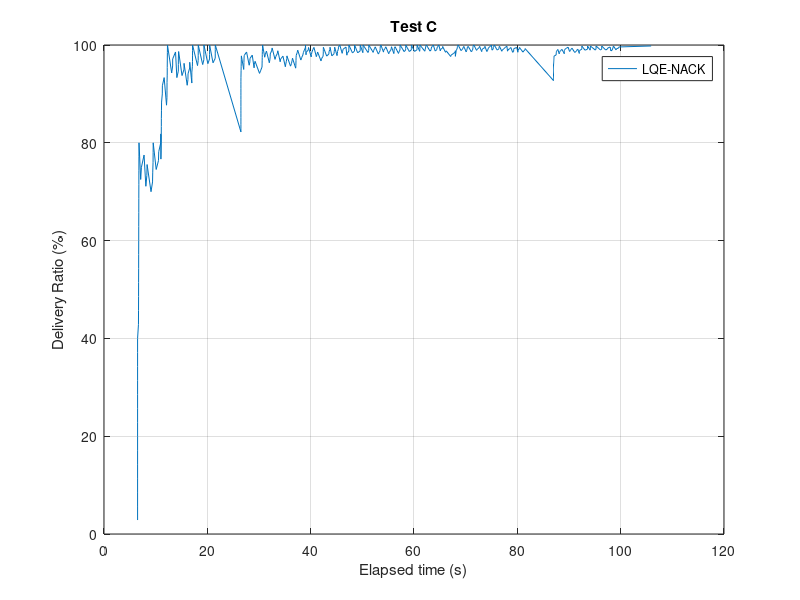
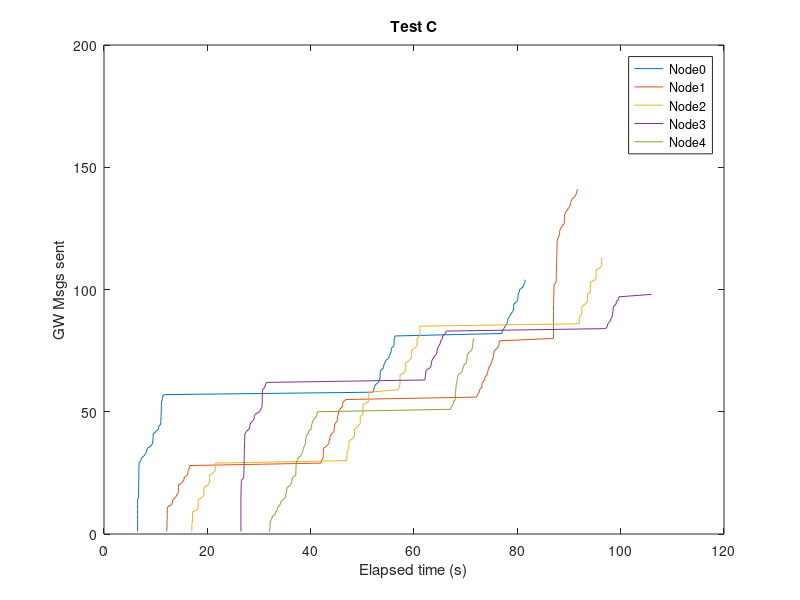
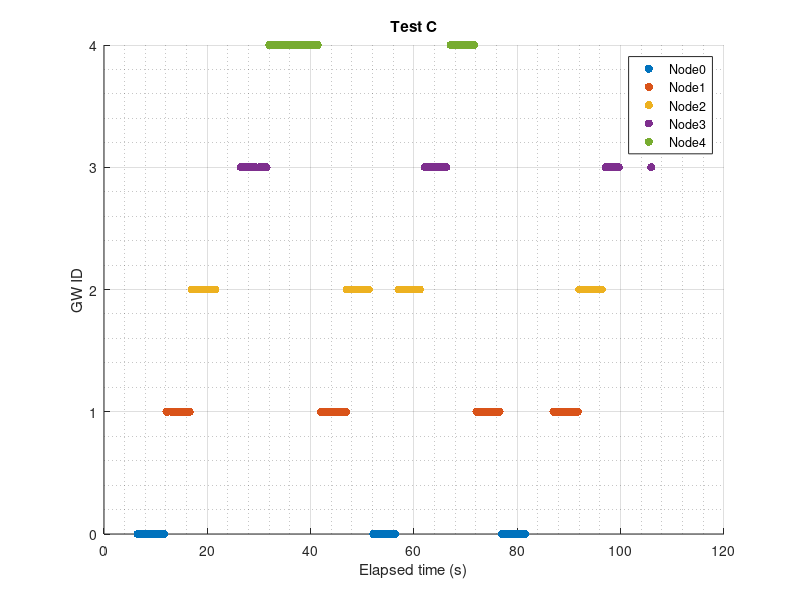

These figures' MATLAB source, in order:
%% Calculate Redudant Overhead 
close all; clear;clc; 
Nnodes=5;   %N� nodes generating msgs every second
maxT_sen=100;    %Time when nodes stop generating msgs+1


%% 

% Node[0]
%n0_sentNACK=textread('GwTimeRec.txt','%s');
name_rec=textread('ReachedGwName.txt','%s');
%
time_recC = fopen('GwTimeRec.txt','r');    %Name of the file with the receveid times
formatSpec = '%f';
time_rec = fscanf(time_recC,formatSpec);
fclose(time_recC);
%
%
i=1;
j=1;
countNACK=0;
gg=0;
while i<length(name_rec)
    j=i;
    while j<length(name_rec)
        if (strcmp(name_rec(i),name_rec(j)) && i~=j && ~strcmp(name_rec(i),{''}))
            %name_rec(i);          
            countNACK=countNACK+1;
            %name_rec(j)={''};
            %display('if');
            
            time_rec(j)=[];
            name_rec(j)=[];
        %end 
        else
            j=j+1;
        end
        %display('while2');
    end
    i=i+1;
    %display('while1');
end
display('ok');
%
count=1:1:length(time_rec);
i=1;
j=1;
while i<length(time_rec)+1
    j=fix(time_rec(i))+1;
    if fix(time_rec(i))>=maxT_sen
        j=maxT_sen;
    end
    drGW(i)=count(i)/(Nnodes*j)*100;
    i=i+1;
end
display('End calc DR')
plot(time_rec,drGW)
xlabel('Elapsed time (s)');
ylabel('Delivery Ratio (%)');
title('Test C');
legend('LQE-NACK');
grid on;
%
hold off;
savefig('plotC_DR_GW')
display('Success:');
drGW(length(drGW))
display('Data Overhead:');
countNACK

%% 
%Verificar nº de gws
% % %
% Node[0]
%n0_sentNACK=textread('GwTimeRec.txt','%s');
name_recs=textread('ReachedGwSpcs.txt','%s');
%
name_recss=name_recs;
name_recsDoub=str2double(name_recs);
%
i=1;
j=1;
countREP=0;
gg=0;
%gw=1:1:Nnodes;
while i<length(name_recs)
    j=i;
    while j<length(name_recs)
        if (strcmp(name_recs(i),name_recs(j)) && i~=j && ~strcmp(name_recs(i),{''}))
            %name_rec(i);          
            countREP=countREP+1;    %counts how many times theres a repetition
            name_recs(j);
            %i
            %gw(name_recsDoub(i)+1)=gw(name_recsDoub(i)+1)+1
            name_recs(j)=[];
            name_recsDoub(j)=[];
           % gw(name_recs(i))=gw(name_recs(i))+1
        %end       
        else
            j=j+1;
        %display('while2');
        end
    end
    i=i+1;
    %display('while1');
end
display('Number of gws:');
length(name_recs)-1

%% Plot gw sending over time
figure
%0
gw_rec0=textread('GwTimeRec00.txt','%s');
gw_re0=str2double(gw_rec0);
countgw_re0=1:1:length(gw_rec0);
plot(gw_re0, countgw_re0);
hold on;
%1
gw_rec1=textread('GwTimeRec01.txt','%s');
gw_re1=str2double(gw_rec1);
countgw_re1=1:1:length(gw_rec1);
plot(gw_re1, countgw_re1);
hold on;
% 2
gw_rec2=textread('GwTimeRec02.txt','%s');
gw_re2=str2double(gw_rec2);
countgw_re2=1:1:length(gw_rec2);
plot(gw_re2, countgw_re2);
hold on;
%3
gw_rec3=textread('GwTimeRec03.txt','%s');
gw_re3=str2double(gw_rec3);
countgw_re3=1:1:length(gw_rec3);
plot(gw_re3, countgw_re3);
hold on;
%4
gw_rec4=textread('GwTimeRec04.txt','%s');
gw_re4=str2double(gw_rec4);
countgw_re4=1:1:length(gw_rec4);
plot(gw_re4, countgw_re4);
hold on;
% %5
% gw_rec5=textread('GwTimeRec05.txt','%s');
% gw_re5=str2double(gw_rec5);
% countgw_re5=1:1:length(gw_rec5);
% plot(gw_re5, countgw_re5);
% hold on;
%6
% gw_rec6=textread('GwTimeRec06.txt','%s');
% gw_re6=str2double(gw_rec6);
% countgw_re6=1:1:length(gw_rec6);
% plot(gw_re6, countgw_re6);
% hold on;
% %7
% gw_rec7=textread('GwTimeRec07.txt','%s');
% gw_re7=str2double(gw_rec7);
% countgw_re7=1:1:length(gw_rec7);
% plot(gw_re7, countgw_re7);
% hold on;
% %8
% gw_rec8=textread('GwTimeRec08.txt','%s');
% gw_re8=str2double(gw_rec8);
% countgw_re8=1:1:length(gw_rec8);
% plot(gw_re8, countgw_re8);
% hold on;
% % %9
% gw_rec9=textread('GwTimeRec09.txt','%s');
% gw_re9=str2double(gw_rec9);
% countgw_re9=1:1:length(gw_rec9);
% plot(gw_re9, countgw_re9,'Linewidth',2);
% hold on;
% %10
% gw_rec10=textread('GwTimeRec10.txt','%s');
% gw_re10=str2double(gw_rec10);
% countgw_re10=1:1:length(gw_rec10);
% plot(gw_re10, countgw_re10,'Linewidth',2);
% hold on;
%end
xlabel('Elapsed time (s)');
ylabel('GW Msgs sent');
title('Test C');
% legend('Node0');
legend('Node0','Node1','Node2','Node3','Node4');
savefig('GwsNo')
%%
figure
%0
gw_rec0=textread('GwTimeRec00.txt','%s');
gw_re0=str2double(gw_rec0);
countgw_re0=zeros(length(gw_rec0),1);
scatter(gw_re0, countgw_re0, 'filled');
hold on;
%1
gw_rec1=textread('GwTimeRec01.txt','%s');
gw_re1=str2double(gw_rec1);
countgw_re1=1+zeros(length(gw_rec1),1);
scatter(gw_re1, countgw_re1, 'filled');
hold on;
%2
gw_rec2=textread('GwTimeRec02.txt','%s');
gw_re2=str2double(gw_rec2);
countgw_re2=2+zeros(length(gw_rec2),1);
scatter(gw_re2, countgw_re2, 'filled');
hold on;
%3
gw_rec3=textread('GwTimeRec03.txt','%s');
gw_re3=str2double(gw_rec3);
countgw_re3=3+zeros(length(gw_rec3),1);
scatter(gw_re3, countgw_re3, 'filled');
hold on;
%4
gw_rec4=textread('GwTimeRec04.txt','%s');
gw_re4=str2double(gw_rec4);
countgw_re4=4+zeros(length(gw_rec4),1);
scatter(gw_re4, countgw_re4, 'filled');
hold on;

xlabel('Elapsed time (s)');
ylabel('GW ID');
title('Test C');
% legend('Node2');
legend('Node0','Node1','Node2','Node3', 'Node4');
grid on
grid minor
savefig('GesTemp')

%
axis([0 110 -1 5])
set(gca,'ytick',[0 1 2 3 4])

%%
%sum of hops
gw_hop=textread('GwMsgHops.txt','%s');
gw_hops=str2double(gw_hop);

h=1;
sum=0;
while h<length(gw_hops)+1
    sum=sum+gw_hops(h);
    h=h+1;
end
display('Total hops:');
sum